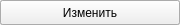
           <widget class="QWidget" name="widget_3" native="true">
            <property name="minimumSize">
             <size>
              <width>180</width>
              <height>25</height>
             </size>
            </property>
            <property name="maximumSize">
             <size>
              <width>180</width>
              <height>25</height>
             </size>
            </property>
            <widget class="QPushButton" name="btnTest_Save">
             <property name="geometry">
              <rect>
               <x>0</x>
               <y>0</y>
               <width>100</width>
               <height>25</height>
              </rect>
             </property>
             <property name="sizePolicy">
              <sizepolicy hsizetype="Maximum" vsizetype="Fixed">
               <horstretch>0</horstretch>
               <verstretch>0</verstretch>
              </sizepolicy>
             </property>
             <property name="minimumSize">
              <size>
               <width>100</width>
               <height>25</height>
              </size>
             </property>
             <property name="maximumSize">
              <size>
               <width>105</width>
               <height>25</height>
              </size>
             </property>
             <property name="text">
              <string>Сохранить</string>
             </property>
            </widget>
            <widget class="QPushButton" name="btnTest_Cancel">
             <property name="geometry">
              <rect>
               <x>100</x>
               <y>0</y>
               <width>80</width>
               <height>25</height>
              </rect>
             </property>
             <property name="sizePolicy">
              <sizepolicy hsizetype="Maximum" vsizetype="Fixed">
               <horstretch>0</horstretch>
               <verstretch>0</verstretch>
              </sizepolicy>
             </property>
             <property name="minimumSize">
              <size>
               <width>80</width>
               <height>25</height>
              </size>
             </property>
             <property name="maximumSize">
              <size>
               <width>85</width>
               <height>25</height>
              </size>
             </property>
             <property name="text">
              <string>Отмена</string>
             </property>
            </widget>
            <widget class="QPushButton" name="btnTest_Edit">
             <property name="geometry">
              <rect>
               <x>0</x>
               <y>0</y>
               <width>180</width>
               <height>25</height>
              </rect>
             </property>
             <property name="sizePolicy">
              <sizepolicy hsizetype="Maximum" vsizetype="Fixed">
               <horstretch>0</horstretch>
               <verstretch>0</verstretch>
              </sizepolicy>
             </property>
             <property name="minimumSize">
              <size>
               <width>180</width>
               <height>25</height>
              </size>
             </property>
             <property name="maximumSize">
              <size>
               <width>180</width>
               <height>23</height>
              </size>
             </property>
             <property name="text">
              <string>Изменить</string>
             </property>
            </widget>
           </widget>
